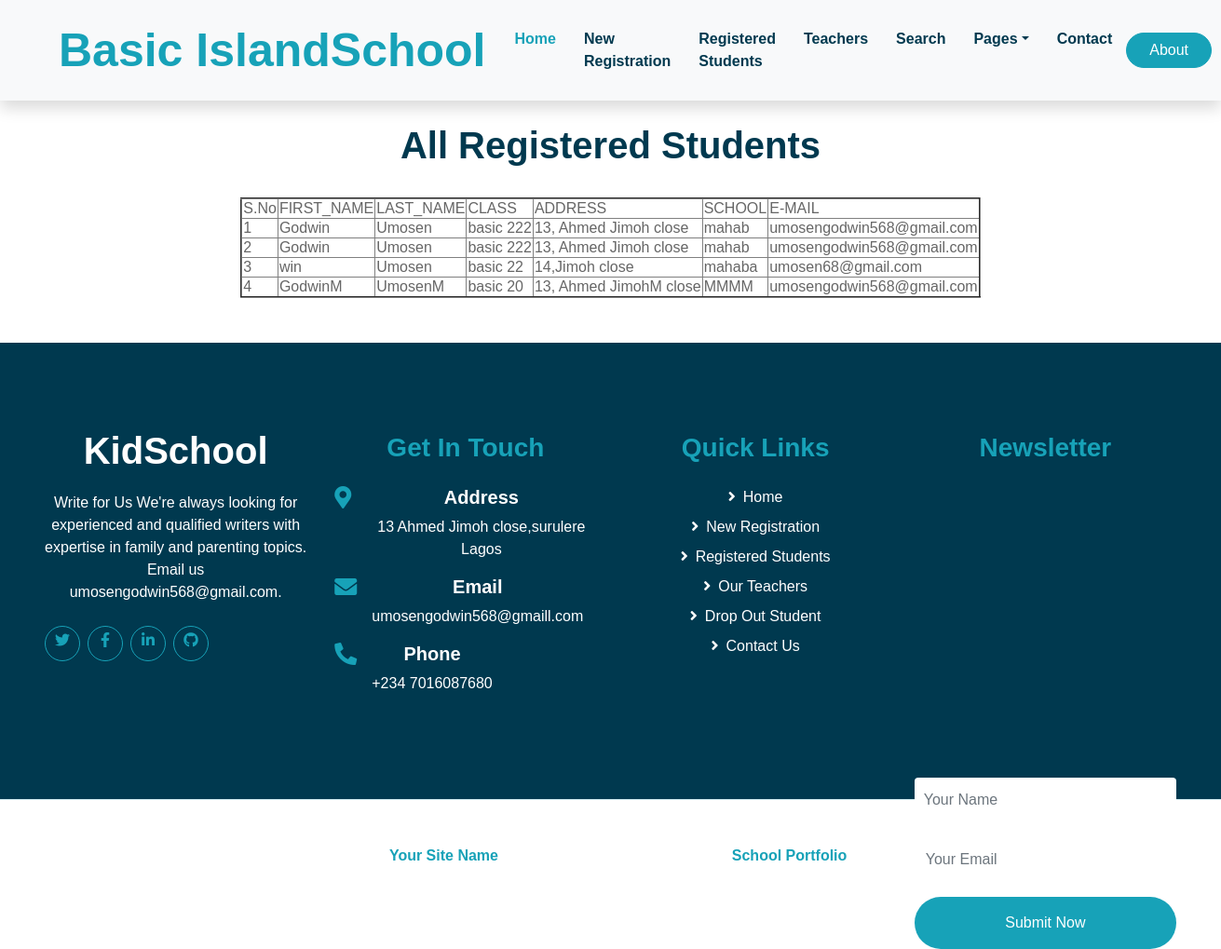
Screenshot of /existing with the database file from the repository.
### studentinformation/models.py (models this page shows, shortened)
class StudentModel(models.Model):
    student_first_name = models.CharField(max_length= 200)
    student_last_name = models.CharField(max_length=100)
    student_class = models.CharField(max_length= 150)
    student_address = models.CharField(max_length= 160)
    student_school = models.CharField(max_length=100)
    student_email = models.EmailField(max_length=100)
    slug = models.SlugField()

### studentinformation/views.py (the view)
# urls.py: path('existing',views.existing, name='existing'),
def existing(request):
    title = "All Registered Students"
    queryset = StudentModel.objects.all()
    context ={
        "title":title,
        "queryset":queryset,
    }
    return render(request,'existing.html',context)

### studentinformation/templates/existing.html (shortened to what this page needs)
{% extends 'base.html' %}
{% block content %}<br>
<center> <h1>{{title}}</h1></center><br>
<center><table border =2>
    <thead>
        <tr>
            <td>S.No</td>
            <td>FIRST_NAME</td>
            <td>LAST_NAME</td>
            <td>CLASS</td>
            <td>ADDRESS</td>
            <td>SCHOOL</td>
            <td>E-MAIL</td>
        </tr>
    </thead>
    {% for k in queryset %}
    <tbody>
        <tr>
            <td>{{forloop.counter}}</td>
            <td>{{ k.student_first_name }}</td>
            <td>{{ k.student_last_name }}</td>
            <td>{{ k.student_class }}</td>
            <td>{{ k.student_address }}</td>
            <td>{{ k.student_school }}</td>
            <td>{{ k.student_email }}</td>
        </tr>
    <tbody>
    {% endfor %}
<table></center>
{% endblock %}

### studentinformation/static/css/login.css (style rules this page uses)
html,body { height:100%; margin:0; background-color:#fff; }

### rows the page displays
StudentModel: student_first_name "Godwin", student_last_name "Umosen", student_class "basic 222", student_address "13, Ahmed Jimoh close", student_school "mahab", student_email "umosengodwin568@gmail.com"
StudentModel: student_first_name "Godwin", student_last_name "Umosen", student_class "basic 222", student_address "13, Ahmed Jimoh close", student_school "mahab", student_email "umosengodwin568@gmail.com"
StudentModel: student_first_name "win", student_last_name "Umosen", student_class "basic 22", student_address "14,Jimoh close", student_school "mahaba", student_email "umosen68@gmail.com"
StudentModel: student_first_name "GodwinM", student_last_name "UmosenM", student_class "basic 20", student_address "13, Ahmed JimohM close", student_school "MMMM", student_email "umosengodwin568@gmail.com"

### other values shown
{{ title }} "All Registered Students"
